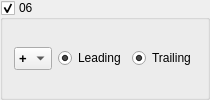
          <widget class="QGroupBox" name="channelGroupBox_06">
           <property name="toolTip">
            <string>Enable Channel 06</string>
           </property>
           <property name="title">
            <string>06</string>
           </property>
           <property name="checkable">
            <bool>true</bool>
           </property>
           <layout class="QHBoxLayout" name="horizontalLayout_14">
            <item>
             <widget class="QComboBox" name="PolarityComboBox06">
              <property name="font">
               <font>
                <pointsize>10</pointsize>
                <weight>75</weight>
                <bold>true</bold>
               </font>
              </property>
              <property name="toolTip">
               <string>Select channel input polarity</string>
              </property>
              <property name="frame">
               <bool>true</bool>
              </property>
              <item>
               <property name="text">
                <string>+</string>
               </property>
              </item>
              <item>
               <property name="text">
                <string>-</string>
               </property>
              </item>
             </widget>
            </item>
            <item>
             <widget class="QRadioButton" name="Channel_leading_radio_06">
              <property name="toolTip">
               <string>Enable TDC leading edge of channel</string>
              </property>
              <property name="text">
               <string>Leading</string>
              </property>
              <property name="checked">
               <bool>true</bool>
              </property>
              <property name="autoExclusive">
               <bool>false</bool>
              </property>
             </widget>
            </item>
            <item>
             <widget class="QRadioButton" name="Channel_trailing_radio_06">
              <property name="toolTip">
               <string>Enable TDC trailing edge of channel</string>
              </property>
              <property name="text">
               <string>Trailing</string>
              </property>
              <property name="checked">
               <bool>true</bool>
              </property>
              <property name="autoExclusive">
               <bool>false</bool>
              </property>
             </widget>
            </item>
           </layout>
          </widget>
